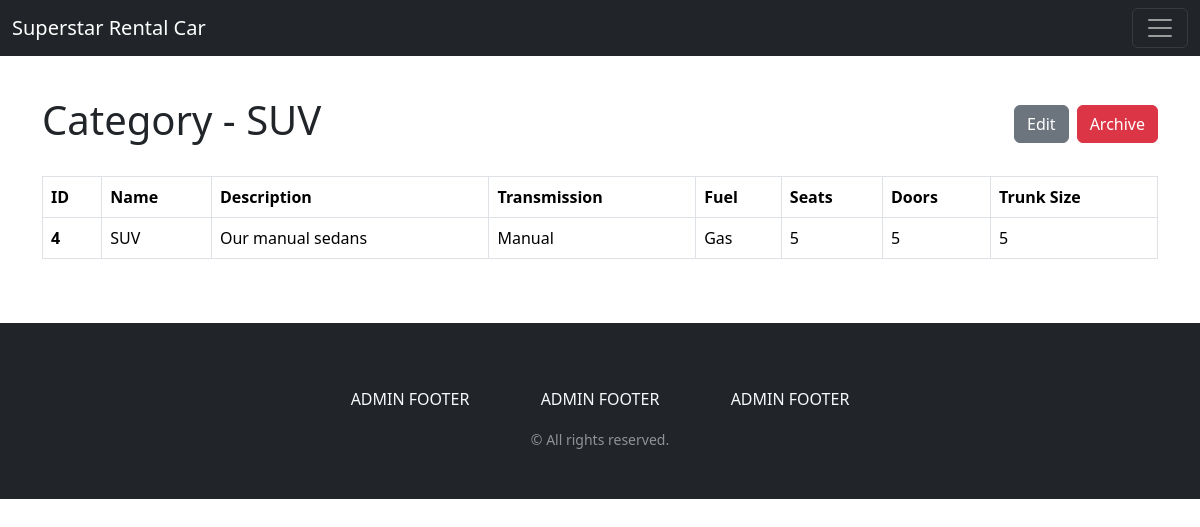
/project/src/html/admin/categoryView.php?categoryId=4 (signed in), run on the app's committed database.
### tables this page shows
CREATE TABLE IF NOT EXISTS category (
    id INT UNSIGNED NOT NULL AUTO_INCREMENT PRIMARY KEY,
    name VARCHAR(45) NOT NULL,
    description VARCHAR(90) NOT NULL,
    dailyRate DECIMAL(5,2) NOT NULL,
    isArchived BOOLEAN NOT NULL DEFAULT FALSE
);

CREATE TABLE IF NOT EXISTS category_property (
    category_id INT UNSIGNED NOT NULL,
    property_id INT UNSIGNED NOT NULL,
    propertyValue VARCHAR(45) NOT NULL,
    PRIMARY KEY (category_id, property_id),
    CONSTRAINT fk_category_property_category
        FOREIGN KEY (category_id)
        REFERENCES category(id),
    CONSTRAINT fk_category_property_property
        FOREIGN KEY (property_id)
        REFERENCES property(id)
);

CREATE TABLE IF NOT EXISTS property (
    id INT UNSIGNED NOT NULL AUTO_INCREMENT PRIMARY KEY,
    name VARCHAR(45) NOT NULL
);

### project/lib/RentACar/DBModel.php (called while the page is built, shortened)
<?php
trait DBModel
{
    public static function find(int $id, string $tableName = ''): self
    {
        $connection = MyConnect::getInstance()->getConnection();
        if ($tableName === '') {
            $class_parts = explode('\\', static::class);
            $tableName = end($class_parts);
            $tableName = self::camelToSnake($tableName);
        }
        $sql = "SELECT * FROM " . $tableName . " WHERE id = ?";
        $stmt = $connection->prepare($sql);
        $stmt->execute([$id]);
        $result = $stmt->fetchObject(static::class);
        return $result;
    }
    public static function rawSQL(string $sql): \PDOStatement
    {
        $connection = MyConnect::getInstance();
        return $connection->query($sql);
    }
    public static function camelToSnake($camelCase): string
    {
        $result = '';
        for ($i = 0; $i < strlen($camelCase); $i++) {
            $char = $camelCase[$i];
            if (ctype_upper($char)) {
                $result .= '_' . strtolower($char);
            } else {
                $result .= $char;
            }
        }
        return ltrim($result, '_');
    }
}

### project/lib/RentACar/Category.php (called while the page is built, shortened)
<?php
class Category {
    protected ?string $name = null;
    protected ?string $description = null;
    protected ?array $properties = null;
    protected ?bool $isArchived = null;
    public function getId(): ?int
    {
        return $this->id;
    }
    public function getName(): ?string
    {
        return $this->name;
    }
    public function getDescription(): ?string
    {
        return $this->description;
    }
    public function getProperties(): ?array
    {
        return $this->properties;
    }
    public function getIsArchived(): bool
    {
        return $this->isArchived;
    }
    public function loadProperties(): self
    {
        try {
            $categoryId = $this->id;
            $stmt = self::rawSQL("
                SELECT p.id, p.name, cp.propertyValue FROM property p
                LEFT OUTER JOIN category_property cp ON cp.property_id = p.id
                WHERE cp.category_id = $categoryId;
            ");
            $results = [];
            while($row = $stmt->fetchObject(Property::class)) {
                $results[$row->getName()] = $row;
            }
            $this->properties = $results;
        } catch(e) {
        }
        return $this;
    }
}

### project/lib/RentACar/MyConnect.php (called while the page is built, shortened)
<?php
class MyConnect
{
    protected $connection;
    private static $instance = null;
    private function __construct()
    {
        $config = parse_ini_file('db.ini');
        $dbh = "mysql:host={$config['DBHOST']};dbname={$config['DBNAME']}";
        try {
            $this->connection = new \PDO($dbh, $config['DBUSER'], $config['DBPASS']);
            $this->connection->setAttribute(\PDO::ATTR_ERRMODE, \PDO::ERRMODE_EXCEPTION);
        } catch (\PDOException $e) {
            throw new \PDOException($e->getMessage(), (int)$e->getCode());
        }
    }
    public static function getInstance(): self
    {
        if (self::$instance == null) {
            self::$instance = new MyConnect();
        }
        return self::$instance;
    }
    public function query(string $sql)
    {
        return $this->connection->query($sql);
    }
}

### project/lib/RentACar/Property.php (called while the page is built, shortened)
<?php
class Property {
    protected ?string $name = null;
    protected ?string $propertyValue = null;
    public function getName(): string
    {
        return $this->name;
    }
    public function getPropertyValue()
    {
        return $this->propertyValue;
    }
}

### project/src/html/admin/categoryView.php (the view, shortened to what this page needs)
<?php
require_once $_SERVER['DOCUMENT_ROOT'] . '/src/html/components/header.php';
try {
    $category = Category::find($_GET['categoryId']);
    $category->loadProperties();
} catch (e) {
}
echo getHeader();
?>
<body>
    <?php include $_SERVER['DOCUMENT_ROOT'] . '/src/html/components/navbar.inc.php'; ?>
    <div class="container mt-5 pt-5">
        <div class="d-flex flex-wrap justify-content-between align-items-center mb-4">
            <h1>Category - <?php echo $category->getName(); ?></h1>
            <div class="d-flex flex-wrap align-items-center">
                <a href="/src/html/admin/categoryEdit.php?categoryId=<?php echo $category->getId(); ?>" class="btn btn-secondary">
                    Edit
                </a>
                <form action="/src/app/admin/categoryEdit.php" method="POST" class="ps-2 mb-0">
                    <input
                        type="submit"
                        name="categoryArchive"
                        class="btn btn-danger"
                        value="Archive"
                        <?php echo $category->getIsArchived() === true ? 'disabled' : null ?>
                    />
                </form>
            </div>
        </div>
        <div class="table-responsive">
            <table class="table table-bordered align-middle">
                <thead>
                    <tr>
                        <th>ID</th>
                        <th>Name</th>
                        <th>Description</th>
                        <?php foreach ($category->getProperties() as $categoryProperty) { ?>
                            <th>
                                <?php echo $categoryProperty->getName() ?>
                            </th>
                        <?php } ?>
                    </tr>
                </thead>
                <tbody>
                    <tr>
                        <th><?php echo $category->getId(); ?></th>
                        <td><?php echo $category->getName(); ?></td>
                        <td><?php echo $category->getDescription(); ?></td>
                        <?php foreach ($category->getProperties() as $categoryProperty) { ?>
                            <td>
                                <?php echo $categoryProperty->getPropertyValue() ?>
                            </td>
                        <?php } ?>
                    </tr>
                </tbody>
            </table>
        </div>
    </div>
</body>
</html>

### project/src/css/style.css (style rules this page uses)
body { min-height: 100vh; }

### data on the page
category: name "SUV", categoryArchive "Archive", id "4", description "Our manual sedans"
category_property: property.name "Transmission", propertyValue "Manual"
category_property: property.name "Fuel", propertyValue "Gas"
category_property: property.name "Seats", propertyValue "5"
category_property: property.name "Doors", propertyValue "5"
category_property: property.name "Trunk Size", propertyValue "5"
